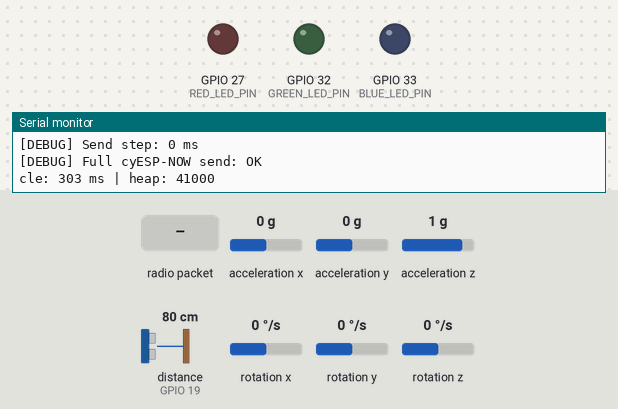
This sketch was run on a simulated ESP32. Shown: output pins drawn as LEDs (lit = HIGH), the last lines printed to the serial monitor. Wiring (inferred from the names in the program): ultrasonic range finder: trigger GPIO 18; echo GPIO 19; MPU-6050 motion sensor at I2C address 0x68. The test bench sets the inputs (shaded band); at power-on: acceleration x 0 g, acceleration y 0 g, acceleration z 1 g, distance to the obstacle (sensor on GPIO 19) 80 cm, rotation x 0 °/s, rotation y 0 °/s, rotation z 0 °/s. The echo pulse lasts 58.3 µs per cm; I2S audio is not simulated (input reads silence); pins used as bus, display or sensor lines are not drawn.

Above: at 2.4 s.
2.5 s: radio packet "00:00:00:00:00:00" arrives
At 2.8 s:
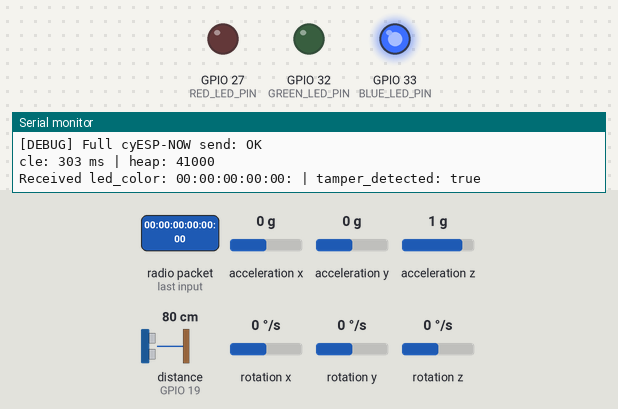
4.0 s: radio packet "green" arrives
Timing chart, 0 to 7.0 s (numbered marks = the images above; inputs shaded):
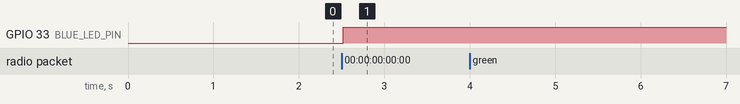

The sketch:

FinalDemoListeningNode.ino
```cpp
#include <Arduino.h>
#include <Wire.h>
#include <WiFi.h>
#include <esp_now.h>
#include <esp_wifi.h>
#include <driver/i2s.h>
#include <math.h>
#include <string.h>
#include <esp_task_wdt.h>

#define I2S_WS    25
#define I2S_SD    23
#define I2S_SCK   26

#define TRIG_PIN  18
#define ECHO_PIN  19

#define MPU_SDA   21
#define MPU_SCL   22
#define MPU_ADDR  0x68

#define GREEN_LED_PIN 32
#define BLUE_LED_PIN  33
#define RED_LED_PIN   27

#define MIC_DB_OFFSET 90.0f

#define WDT_TIMEOUT_S 15

const unsigned long SEND_INTERVAL_MS = 2000;
unsigned long lastSendTime = 0;
unsigned long lastGatewayContactTime = 0;

unsigned long loopCount = 0;
unsigned long lastHeapReport = 0;

uint8_t gatewayMAC[] = {0x6C, 0xC8, 0x40, 0x77, 0x6D, 0x0C};

bool ledColorReceived = false;
char currentLedColor[16] = "";
bool tamperDetected = false;

typedef struct __attribute__((packed)) {
  char     nodeId[16];
  float    accel_x;
  float    accel_y;
  float    accel_z;
  float    gyro_x;
  float    gyro_y;
  float    gyro_z;
  float    noise_db;
  float    distance_cm;
  uint32_t timestamp;
} SensorPayload;

typedef struct __attribute__((packed)) {
  char led_color[16];
  bool tamper_detected;
} NodeStatusPayload;

int16_t accelX = 0, accelY = 0, accelZ = 0;
int16_t gyroX = 0, gyroY = 0, gyroZ = 0;
int16_t temperatureRaw = 0;

void updateLeds() {
  digitalWrite(BLUE_LED_PIN, tamperDetected ? HIGH : LOW);

  if (!ledColorReceived) {
    digitalWrite(GREEN_LED_PIN, LOW);
    digitalWrite(RED_LED_PIN, LOW);
    return;
  }

  if (strcmp(currentLedColor, "green") == 0) {
    digitalWrite(GREEN_LED_PIN, HIGH);
    digitalWrite(RED_LED_PIN, LOW);
  } else if (strcmp(currentLedColor, "red") == 0) {
    digitalWrite(GREEN_LED_PIN, LOW);
    digitalWrite(RED_LED_PIN, HIGH);
  } else {
    digitalWrite(GREEN_LED_PIN, LOW);
    digitalWrite(RED_LED_PIN, LOW);
  }
}

void onDataSent(const wifi_tx_info_t *info, esp_now_send_status_t status) {
  Serial.print("ESP-NOW send: ");
  Serial.println(status == ESP_NOW_SEND_SUCCESS ? "OK" : "FAIL");

  if (status == ESP_NOW_SEND_SUCCESS) {
    lastGatewayContactTime = millis();
  }
}

void onDataRecv(const esp_now_recv_info_t *recvInfo, const uint8_t *incomingData, int len) {
  if (len == sizeof(NodeStatusPayload)) {
    NodeStatusPayload incoming = {};
    memcpy(&incoming, incomingData, sizeof(incoming));

    bool ledColorChanged = strncmp(currentLedColor, incoming.led_color, sizeof(currentLedColor)) != 0;
    bool tamperChanged = (tamperDetected != incoming.tamper_detected);

    strncpy(currentLedColor, incoming.led_color, sizeof(currentLedColor) - 1);
    currentLedColor[sizeof(currentLedColor) - 1] = '\0';

    tamperDetected = incoming.tamper_detected;
    ledColorReceived = true;
    lastGatewayContactTime = millis();

    if (ledColorChanged || tamperChanged) {
      Serial.print("Received led_color: ");
      Serial.print(currentLedColor);
      Serial.print(" | tamper_detected: ");
      Serial.println(tamperDetected ? "true" : "false");
    }
  } else {
    Serial.print("Received unexpected packet length: ");
    Serial.println(len);
  }
}

void setupMic() {
  i2s_config_t i2s_config = {
    .mode = (i2s_mode_t)(I2S_MODE_MASTER | I2S_MODE_RX),
    .sample_rate = 16000,
    .bits_per_sample = I2S_BITS_PER_SAMPLE_32BIT,
    .channel_format = I2S_CHANNEL_FMT_ONLY_LEFT,
    .communication_format = I2S_COMM_FORMAT_I2S,
    .intr_alloc_flags = 0,
    .dma_buf_count = 8,
    .dma_buf_len = 256,
    .use_apll = false
  };

  i2s_pin_config_t pin_config = {
    .bck_io_num   = I2S_SCK,
    .ws_io_num    = I2S_WS,
    .data_out_num = -1,
    .data_in_num  = I2S_SD
  };

  esp_err_t err = i2s_driver_install(I2S_NUM_0, &i2s_config, 0, NULL);
  Serial.printf("[DEBUG] I2S driver install: %s\n", esp_err_to_name(err));

  err = i2s_set_pin(I2S_NUM_0, &pin_config);
  Serial.printf("[DEBUG] I2S set pin: %s\n", esp_err_to_name(err));
}

void recoverI2C() {
  Serial.println("[DEBUG] Attempting I2C bus recovery...");
  Wire.end();

  pinMode(MPU_SCL, OUTPUT);
  pinMode(MPU_SDA, INPUT);
  for (int i = 0; i < 16; i++) {
    digitalWrite(MPU_SCL, HIGH);
    delayMicroseconds(5);
    digitalWrite(MPU_SCL, LOW);
    delayMicroseconds(5);
  }

  Wire.begin(MPU_SDA, MPU_SCL);
  Wire.setClock(100000);
  Wire.setTimeOut(100);
  delay(50);
  Serial.println("[DEBUG] I2C bus recovered");
}

bool setupMPU() {
  Wire.begin(MPU_SDA, MPU_SCL);
  Wire.setClock(100000);
  Wire.setTimeOut(100);
  delay(100);

  Wire.beginTransmission(MPU_ADDR);
  Wire.write(0x6B);
  Wire.write(0x00);
  uint8_t result = Wire.endTransmission(true);
  Serial.printf("[DEBUG] MPU init endTransmission: %u\n", result);
  return result == 0;
}

bool readMPU() {
  unsigned long start = millis();

  Wire.beginTransmission(MPU_ADDR);
  Wire.write(0x3B);
  uint8_t txStatus = Wire.endTransmission(false);
  if (txStatus != 0) {
    Serial.printf("[DEBUG] MPU tx failed: %u (took %lu ms)\n", txStatus, millis() - start);
    recoverI2C();
    return false;
  }

  uint8_t count = Wire.requestFrom(MPU_ADDR, (uint8_t)14);
  if (count < 14) {
    Serial.printf("[DEBUG] MPU requestFrom got %u bytes (took %lu ms)\n", count, millis() - start);
    recoverI2C();
    return false;
  }

  accelX = (Wire.read() << 8) | Wire.read();
  accelY = (Wire.read() << 8) | Wire.read();
  accelZ = (Wire.read() << 8) | Wire.read();
  temperatureRaw = (Wire.read() << 8) | Wire.read();
  gyroX = (Wire.read() << 8) | Wire.read();
  gyroY = (Wire.read() << 8) | Wire.read();
  gyroZ = (Wire.read() << 8) | Wire.read();

  Serial.printf("[DEBUG] MPU read OK (%lu ms)\n", millis() - start);
  return true;
}

float getDistanceCm() {
  unsigned long start = millis();

  digitalWrite(TRIG_PIN, LOW);
  delayMicroseconds(2);
  digitalWrite(TRIG_PIN, HIGH);
  delayMicroseconds(10);
  digitalWrite(TRIG_PIN, LOW);

  long duration = pulseIn(ECHO_PIN, HIGH, 30000);

  Serial.printf("[DEBUG] Ultrasonic: duration=%ld us (took %lu ms)\n", duration, millis() - start);

  if (duration == 0) return -1.0;

  return duration * 0.0343 / 2.0;
}

float getNoiseDb() {
  static float smoothedDb = 0.0f;
  static bool initialized = false;
  static int32_t buffer[256];

  unsigned long start = millis();
  size_t bytes_read = 0;

  int drainCount = 0;
  while (drainCount < 16) {
    esp_err_t err = i2s_read(I2S_NUM_0, buffer, sizeof(buffer), &bytes_read, 0);
    if (err != ESP_OK || bytes_read == 0) break;
    drainCount++;
  }
  Serial.printf("[DEBUG] I2S drained %d stale buffers (%lu ms)\n", drainCount, millis() - start);

  esp_err_t err = i2s_read(I2S_NUM_0, buffer, sizeof(buffer), &bytes_read, pdMS_TO_TICKS(200));
  if (err != ESP_OK || bytes_read == 0) {
    Serial.printf("[DEBUG] I2S fresh read failed: err=%s bytes=%u (%lu ms)\n",
                  esp_err_to_name(err), bytes_read, millis() - start);
    return initialized ? smoothedDb : 0.0f;
  }

  int samples = bytes_read / sizeof(int32_t);
  if (samples == 0) {
    Serial.printf("[DEBUG] I2S 0 samples (%lu ms)\n", millis() - start);
    return initialized ? smoothedDb : 0.0f;
  }

  double sumSquares = 0.0;
  for (int i = 0; i < samples; i++) {
    int32_t s24 = buffer[i] >> 8;
    double s = (double)s24 / 8388608.0;
    sumSquares += s * s;
  }

  double rms = sqrt(sumSquares / samples);
  if (rms < 1e-6) rms = 1e-6;

  float db = 20.0f * log10f((float)rms) + MIC_DB_OFFSET;

  if (!initialized) {
    smoothedDb = db;
    initialized = true;
  } else {
    smoothedDb = 0.6f * smoothedDb + 0.4f * db;
  }

  Serial.printf("[DEBUG] I2S noise: %.2f dB, %d samples (%lu ms)\n", smoothedDb, samples, millis() - start);
  return smoothedDb;
}

void setup() {
  Serial.begin(115200);
  delay(1000);

  Serial.println("\n\n========== SENSOR NODE BOOT ==========");
  Serial.printf("[DEBUG] Free heap at boot: %u bytes\n", ESP.getFreeHeap());
  Serial.printf("[DEBUG] CPU freq: %u MHz\n", ESP.getCpuFreqMHz());

  esp_task_wdt_config_t wdt_config = {
    .timeout_ms = WDT_TIMEOUT_S * 1000,
    .idle_core_mask = 0,
    .trigger_panic = true
  };
  esp_task_wdt_init(&wdt_config);
  esp_task_wdt_add(NULL);
  Serial.printf("[DEBUG] Watchdog enabled: %d second timeout\n", WDT_TIMEOUT_S);

  pinMode(TRIG_PIN, OUTPUT);
  pinMode(ECHO_PIN, INPUT);

  pinMode(GREEN_LED_PIN, OUTPUT);
  pinMode(BLUE_LED_PIN, OUTPUT);
  pinMode(RED_LED_PIN, OUTPUT);

  digitalWrite(GREEN_LED_PIN, LOW);
  digitalWrite(BLUE_LED_PIN, LOW);
  digitalWrite(RED_LED_PIN, LOW);

  setupMic();

  if (setupMPU()) {
    Serial.println("MPU-6050 OK");
  } else {
    Serial.println("MPU-6050 FAIL — check wiring");
  }

  WiFi.mode(WIFI_STA);
  WiFi.disconnect();

  delay(100);

  const uint8_t GATEWAY_CHANNEL = 6;
  esp_wifi_set_channel(GATEWAY_CHANNEL, WIFI_SECOND_CHAN_NONE);

  Serial.print("Sensor node MAC: ");
  Serial.println(WiFi.macAddress());

  if (WiFi.macAddress() == "00:00:00:00:00:00") {
    Serial.println("[WARN] WiFi MAC is null — radio may not be initialized properly");
  }

  if (esp_now_init() != ESP_OK) {
    Serial.println("ESP-NOW init failed!");
    return;
  }

  esp_now_register_send_cb(onDataSent);
  esp_now_register_recv_cb(onDataRecv);

  esp_now_peer_info_t peerInfo = {};
  memcpy(peerInfo.peer_addr, gatewayMAC, 6);
  peerInfo.channel = GATEWAY_CHANNEL;
  peerInfo.encrypt = false;

  if (esp_now_add_peer(&peerInfo) != ESP_OK) {
    Serial.println("Failed to add gateway peer");
  } else {
    Serial.println("Gateway peer added");
  }

  Serial.printf("[DEBUG] Free heap after setup: %u bytes\n", ESP.getFreeHeap());
  Serial.println("Sensor node ready.\n");
}

void loop() {
  esp_task_wdt_reset();

  if (millis() - lastHeapReport >= 10000) {
    lastHeapReport = millis();
    Serial.printf("[HEALTH] loop=%lu uptime=%lu ms heap=%u minHeap=%u\n",
                  loopCount, millis(), ESP.getFreeHeap(), ESP.getMinFreeHeap());
  }

  if (millis() - lastSendTime < SEND_INTERVAL_MS) {
    updateLeds();
    delay(10);
    return;
  }

  lastSendTime = millis();
  loopCount++;

  unsigned long cycleStart = millis();
  Serial.printf("\n--- Cycle %lu ---\n", loopCount);

  Serial.println("[DEBUG] Reading MPU...");
  unsigned long stepStart = millis();
  bool mpuOk = readMPU();
  if (!mpuOk) {
    Serial.println("[DEBUG] MPU retry...");
    delay(5);
    mpuOk = readMPU();
  }
  if (!mpuOk) {
    Serial.println("[WARN] MPU read failed, using previous values");
  }
  Serial.printf("[DEBUG] MPU step total: %lu ms\n", millis() - stepStart);

  Serial.println("[DEBUG] Reading noise...");
  stepStart = millis();
  float noiseDb = getNoiseDb();
  Serial.printf("[DEBUG] Noise step total: %lu ms\n", millis() - stepStart);

  Serial.println("[DEBUG] Reading distance...");
  stepStart = millis();
  float distCm = getDistanceCm();
  Serial.printf("[DEBUG] Distance step total: %lu ms\n", millis() - stepStart);

  SensorPayload data = {};
  strncpy(data.nodeId, "node_01", sizeof(data.nodeId));
  data.accel_x = accelX / 16384.0;
  data.accel_y = accelY / 16384.0;
  data.accel_z = accelZ / 16384.0;
  data.gyro_x = gyroX / 131.0;
  data.gyro_y = gyroY / 131.0;
  data.gyro_z = gyroZ / 131.0;
  data.noise_db = noiseDb;
  data.distance_cm = distCm;
  data.timestamp = millis();

  updateLeds();

  Serial.printf("TX: ax=%.3f ay=%.3f az=%.3f gx=%.1f gy=%.1f gz=%.1f noise_db=%.2f dist=%.1f led_color=%s tamper=%s\n",
    data.accel_x, data.accel_y, data.accel_z,
    data.gyro_x, data.gyro_y, data.gyro_z,
    data.noise_db, data.distance_cm,
    ledColorReceived ? currentLedColor : "unknown",
    tamperDetected ? "true" : "false");

  Serial.println("[DEBUG] Sending ESP-NOW...");
  stepStart = millis();
  esp_err_t result = esp_now_send(gatewayMAC, (uint8_t *)&data, sizeof(data));
  if (result != ESP_OK) {
    Serial.printf("[ERROR] esp_now_send: %s\n", esp_err_to_name(result));
  }
  Serial.printf("[DEBUG] Send step: %lu ms\n", millis() - stepStart);

  Serial.printf("[DEBUG] Full cycle: %lu ms | heap: %u\n", millis() - cycleStart, ESP.getFreeHeap());
}
```

Measured:
- after the input at 2.5 s, GPIO 33 (BLUE_LED_PIN): LOW → HIGH at once
